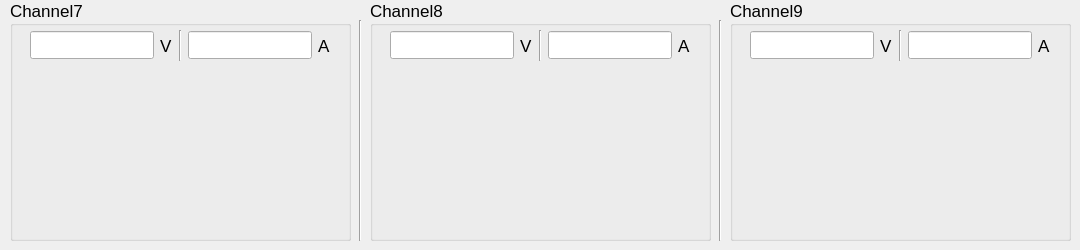
        <widget class="QWidget" name="tab_5">
         <attribute name="title">
          <string>通道7~9</string>
         </attribute>
         <widget class="QGroupBox" name="groupBox_11">
          <property name="geometry">
           <rect>
            <x>10</x>
            <y>0</y>
            <width>341</width>
            <height>241</height>
           </rect>
          </property>
          <property name="font">
           <font>
            <pointsize>13</pointsize>
           </font>
          </property>
          <property name="title">
           <string>Channel7</string>
          </property>
          <widget class="QChartView" name="graphicsView_21" native="true">
           <property name="geometry">
            <rect>
             <x>11</x>
             <y>71</y>
             <width>320</width>
             <height>160</height>
            </rect>
           </property>
           <property name="minimumSize">
            <size>
             <width>320</width>
             <height>160</height>
            </size>
           </property>
          </widget>
          <widget class="QWidget" name="horizontalLayoutWidget_10">
           <property name="geometry">
            <rect>
             <x>20</x>
             <y>30</y>
             <width>301</width>
             <height>31</height>
            </rect>
           </property>
           <layout class="QHBoxLayout" name="horizontalLayout_10">
            <item>
             <widget class="QLineEdit" name="lineEdit_21">
              <property name="readOnly">
               <bool>true</bool>
              </property>
             </widget>
            </item>
            <item>
             <widget class="QLabel" name="label_56">
              <property name="text">
               <string>V</string>
              </property>
             </widget>
            </item>
            <item>
             <widget class="Line" name="line_10">
              <property name="orientation">
               <enum>Qt::Orientation::Vertical</enum>
              </property>
             </widget>
            </item>
            <item>
             <widget class="QLineEdit" name="lineEdit_22">
              <property name="readOnly">
               <bool>true</bool>
              </property>
             </widget>
            </item>
            <item>
             <widget class="QLabel" name="label_57">
              <property name="text">
               <string>A</string>
              </property>
             </widget>
            </item>
           </layout>
          </widget>
         </widget>
         <widget class="QGroupBox" name="groupBox_12">
          <property name="geometry">
           <rect>
            <x>370</x>
            <y>0</y>
            <width>341</width>
            <height>241</height>
           </rect>
          </property>
          <property name="font">
           <font>
            <pointsize>13</pointsize>
           </font>
          </property>
          <property name="title">
           <string>Channel8</string>
          </property>
          <widget class="QChartView" name="graphicsView_22" native="true">
           <property name="geometry">
            <rect>
             <x>10</x>
             <y>70</y>
             <width>321</width>
             <height>161</height>
            </rect>
           </property>
           <property name="minimumSize">
            <size>
             <width>320</width>
             <height>160</height>
            </size>
           </property>
          </widget>
          <widget class="QWidget" name="horizontalLayoutWidget_11">
           <property name="geometry">
            <rect>
             <x>20</x>
             <y>30</y>
             <width>301</width>
             <height>31</height>
            </rect>
           </property>
           <layout class="QHBoxLayout" name="horizontalLayout_11">
            <item>
             <widget class="QLineEdit" name="lineEdit_23">
              <property name="readOnly">
               <bool>true</bool>
              </property>
             </widget>
            </item>
            <item>
             <widget class="QLabel" name="label_58">
              <property name="text">
               <string>V</string>
              </property>
             </widget>
            </item>
            <item>
             <widget class="Line" name="line_11">
              <property name="orientation">
               <enum>Qt::Orientation::Vertical</enum>
              </property>
             </widget>
            </item>
            <item>
             <widget class="QLineEdit" name="lineEdit_24">
              <property name="readOnly">
               <bool>true</bool>
              </property>
             </widget>
            </item>
            <item>
             <widget class="QLabel" name="label_67">
              <property name="text">
               <string>A</string>
              </property>
             </widget>
            </item>
           </layout>
          </widget>
         </widget>
         <widget class="QGroupBox" name="groupBox_13">
          <property name="geometry">
           <rect>
            <x>730</x>
            <y>0</y>
            <width>341</width>
            <height>241</height>
           </rect>
          </property>
          <property name="font">
           <font>
            <pointsize>13</pointsize>
           </font>
          </property>
          <property name="title">
           <string>Channel9</string>
          </property>
          <widget class="QChartView" name="graphicsView_26" native="true">
           <property name="geometry">
            <rect>
             <x>10</x>
             <y>70</y>
             <width>321</width>
             <height>161</height>
            </rect>
           </property>
           <property name="minimumSize">
            <size>
             <width>320</width>
             <height>160</height>
            </size>
           </property>
          </widget>
          <widget class="QWidget" name="horizontalLayoutWidget_12">
           <property name="geometry">
            <rect>
             <x>20</x>
             <y>30</y>
             <width>301</width>
             <height>31</height>
            </rect>
           </property>
           <layout class="QHBoxLayout" name="horizontalLayout_16">
            <item>
             <widget class="QLineEdit" name="lineEdit_25">
              <property name="readOnly">
               <bool>true</bool>
              </property>
             </widget>
            </item>
            <item>
             <widget class="QLabel" name="label_68">
              <property name="text">
               <string>V</string>
              </property>
             </widget>
            </item>
            <item>
             <widget class="Line" name="line_15">
              <property name="orientation">
               <enum>Qt::Orientation::Vertical</enum>
              </property>
             </widget>
            </item>
            <item>
             <widget class="QLineEdit" name="lineEdit_26">
              <property name="readOnly">
               <bool>true</bool>
              </property>
             </widget>
            </item>
            <item>
             <widget class="QLabel" name="label_69">
              <property name="text">
               <string>A</string>
              </property>
             </widget>
            </item>
           </layout>
          </widget>
         </widget>
         <widget class="Line" name="line_24">
          <property name="geometry">
           <rect>
            <x>350</x>
            <y>20</y>
            <width>20</width>
            <height>221</height>
           </rect>
          </property>
          <property name="orientation">
           <enum>Qt::Orientation::Vertical</enum>
          </property>
         </widget>
         <widget class="Line" name="line_27">
          <property name="geometry">
           <rect>
            <x>710</x>
            <y>20</y>
            <width>20</width>
            <height>221</height>
           </rect>
          </property>
          <property name="orientation">
           <enum>Qt::Orientation::Vertical</enum>
          </property>
         </widget>
        </widget>
